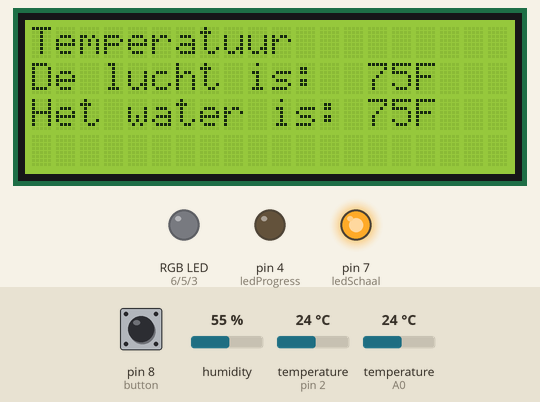
Bench run of a sketch on a simulated Arduino Uno, built with avr-gcc and run on an emulated ATmega328P. On the bench: 20×4 character LCD, an RGB LED mixed from three pins (HIGH = lit), output pins drawn as LEDs (lit = HIGH). The inputs (shaded band) are chosen by the test bench; at power-on: temperature (sensors on A0, pin 2) 24 °C, pin 8 (button) LOW, humidity 55 %. WiFi joins after 1.5 s; servers stay silent unless stated; EEPROM starts erased; what the sketch prints to the serial monitor is not drawn.

Above: at 5.1 s.
5.2 s: temperature (sensor on A0) set to 36 °C
At 8.1 s:
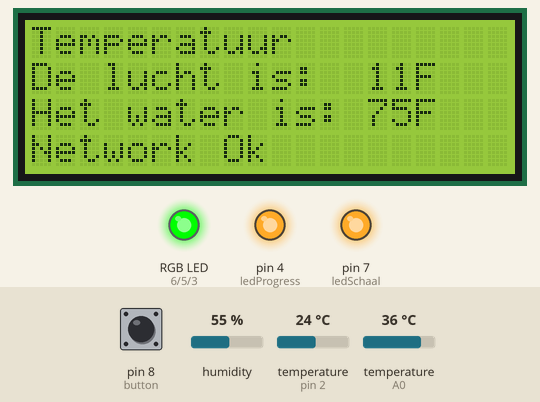
12.4 s: temperature (sensor on A0) set to 39 °C
At 15.9 s:
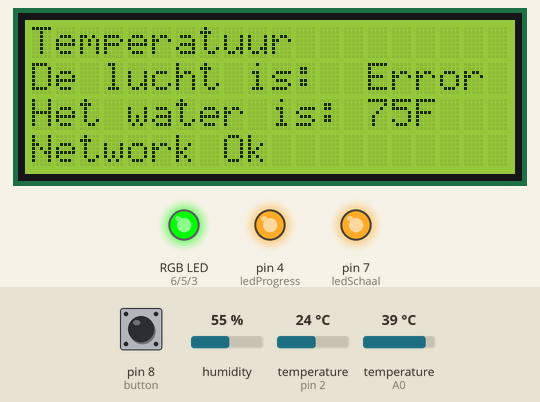
19.5 s: pin 8 (button) pulled HIGH for 3.2 s
At 23.8 s:
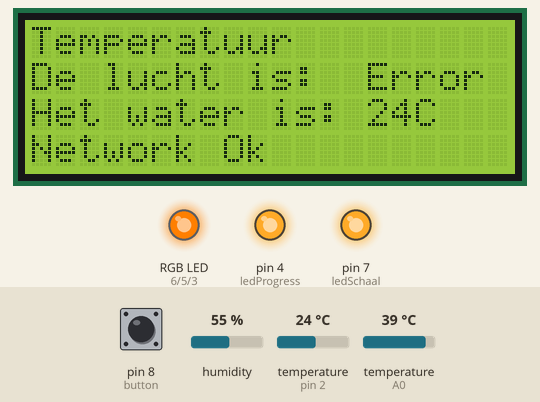
31.0 s: humidity set to 51 %
34.5 s: humidity set to 48 %
At 37.2 s:
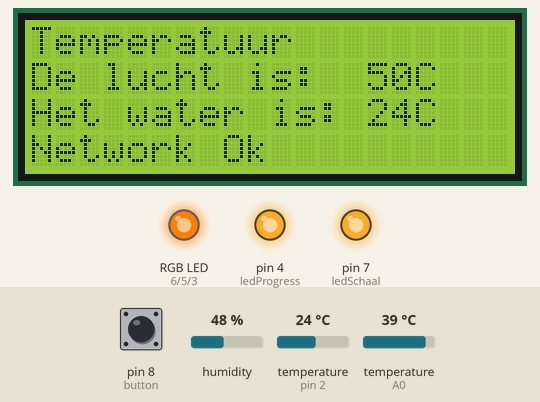
41.6 s: pin 8 (button) pulled HIGH for 3.2 s
At 45.2 s:
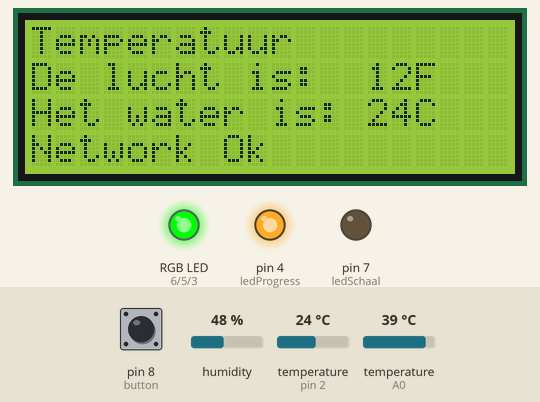
Timing chart, 0 to 49.7 s (numbered marks = the images above; inputs shaded):
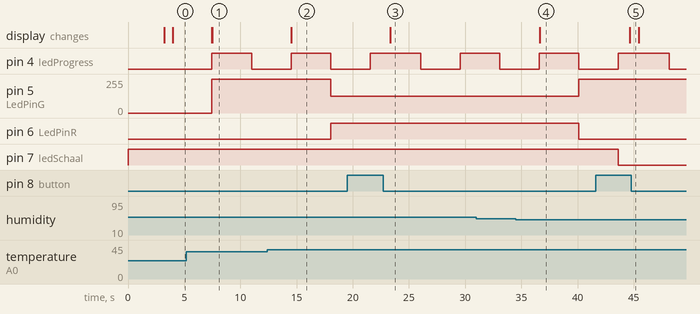

Measured:
- the behaviour switches between 37 and 38 °C on temperature (sensor on A0) (found by bisection; images 1 and 2)
- the behaviour switches between 50 and 49 % on humidity (found by bisection; images 3 and 4)
- after the input at 5.2 s, the display: first differs from a run without the input after 2.3 s (image 1)
- after the input at 12.4 s, pin 5 (LedPinG): 255/255 → 127/255 after 5.6 s; pin 6 (LedPinR): LOW → HIGH after 5.6 s; the display: changes after 2.1 s (image 2)
- after the input at 19.5 s, the display: changes after 3.8 s (image 3)
- after the input at 34.5 s, pin 5 (LedPinG): 127/255 → 255/255 after 5.6 s; pin 6 (LedPinR): HIGH → LOW after 5.6 s; the display: changes after 2.1 s (image 4)
- after the input at 41.6 s, pin 7 (ledSchaal): HIGH → LOW after 2.0 s; the display: changes after 3.1 s (image 5)

The sketch:

MainFinal.ino
```cpp
/*
  ArduinoPoolMonitor

  Dit programma is gemaakt voor mijn eind examen op het ROC ter AA in helmond.
  Het doel van het programma is dat er 2 sensoren worden uitgelezen en verzonden worden
  naar een webserver. de arduino heeft 2 sensoren erop zitten deze zijn: dHT11 en DS18B20.
  verder zit er een Ethernet shield en lcd display op. deze zijn voor het versturen en visualiseren
  van de data.

  Gemaakt Door:
  Max van den Boom
  Date:
  4-6-2020

  http://amxdev.nl/
*/

//<--- Begin libraries --->
//lucht temperatuur libary
#include <DHT.h>
//Ethernet library
#include <Ethernet.h>
//Water temperatuur library
#include <OneWire.h>
#include <DallasTemperature.h>
//EEPROM library
#include <EEPROM.h>
//Timer library
#include <SimpleTimer.h>
//LCD display library
#include <Wire.h>
#include <LiquidCrystal_I2C.h>
//<--- Eind libraries --->

//<--- Begin Variabelen --->
int ledSchaal = 7; //pin out Led voor schaal
int LedPinR = 6;   //RGB pin out Roodj
int LedPinG = 5;   //RGB pin out Groen
int ledProgress = 4;   //RGB pin out Groen
int LedPinB = 3;   //RGB pin out Blauw
int button = 8; //button voor het wisselen van schaal input

//variabele voor error dectection
bool waterTempActive = true;
bool luchtTempActive = true;
bool networkActive = true;
bool schaalSwitch; //Variable voor het wisselen van Schaal true = fahrenheit, false = celcius
bool  debugLogging;

//variable voor Serial.read
String serialInput;

//<--- Begin Lucht Sensor --->
#define DHTPIN A0 //pin out voor lucht sensor
#define DHTTYPE DHT11 //bepaald welk type sensor ik heb in dit geval de DHT11
DHT dht(DHTPIN, DHTTYPE);
int temperatureRound; //variable om te lucht waarde af te ronden naar een heel getal
//<--- Eind Lucht Sensor --->

//<--- Begin Water Sensor --->
#define ONE_WIRE_BUS 2
// Setup a oneWire instance to communicate with any OneWire devices
// (not just Maxim/Dallas temperature ICs)
OneWire oneWire(ONE_WIRE_BUS); //maakt een one wire instantie aan om te kunnen communiceren met de library

DallasTemperature sensors(&oneWire);//laat de library weten welke onewire instance hij moet gebruiken

int waterTemp;  //hier komt de waarde uit de sensor
//<--- Eind Water Sensor --->

LiquidCrystal_I2C lcd(0x3F, 20, 4); //zet het adres van de display en de grootte van het display

//timer object
SimpleTimer timer;

//<--- Begin web server --->
//mac adres van de arduino
byte mac[] = {
  0xDE, 0xAD, 0xBE, 0xEF, 0xFE, 0xED
};

//het lokale ip die de arduino opzich gaat nemen
IPAddress ip(192, 168, 0, 40);

//De webserver die de arduino gaat proberen te bereiken
char server[] = "www.amxdev.nl";

//Start een Web client
EthernetClient client;
//<--- Eind web server --->

void setup() {

  Serial.begin(9600);
  Serial.println("Setup Start");
  initGlobals();//initialis alle globale variable
  lcdSetup();//laat een lcd demo zien
  Serial.println("Initialise sensors Start");
  meetLuchtTemp();
  meetWaterTemp();
  Serial.println("Initialise sensors End");
  Serial.println("Setup End");
}

void loop()
{
  //zet de timer aan
  timer.run();
}

void initGlobals()
{
  Serial.println("InitGlobals Start");
  //zet de schaalSwitch op de laats opgeslagen value van de EEPROM
  schaalSwitch = EEPROM.read(1);
  if ( schaalSwitch = true) {
    digitalWrite(ledSchaal, HIGH);
  } else {
    digitalWrite(ledSchaal, LOW);
  }
  //pin input en outputs
  pinMode(LedPinG, OUTPUT);
  pinMode(LedPinB, OUTPUT);
  pinMode(LedPinR, OUTPUT);
  pinMode(ledSchaal, OUTPUT);
  pinMode(ledProgress, OUTPUT);
  pinMode(button, INPUT);

  //lcd aanzetten en initialiseren
  lcd.backlight();
  lcd.init();

  //start de dht sensor
  dht.begin();

  //zet de timer op een interval van 5 seconden
  timer.setInterval(2500, MainTimer);

  //begint de water temperatuur sensor
  sensors.begin();

  // start de Ethernet connectie
  Ethernet.begin(mac, ip);
  Serial.println("InitGlobals End");
}

//functie voor een demo van het lcd scherm en de eerste initialisering
void lcdSetup()
{
  Serial.println("LCDSetup Start");
  lcd.setCursor(0, 0);
  lcd.print("Temperatuur meter");
  lcd.setCursor(0, 1);
  lcd.print("Versie: 2.7");
  lcd.setCursor(0, 2);
  lcd.print("Gemaakt door:");
  lcd.setCursor(0, 3);
  lcd.print("Max van den Boom");
  delay(3000);
  lcd.clear();
  lcd.setCursor(0, 0);

  lcd.setCursor(0, 0);
  lcd.print("Temperatuur");

  lcd.setCursor(0, 2);
  lcd.print("Het water is:");

  lcd.setCursor(0, 1);
  lcd.print("De lucht is:");

  Serial.println("LCDSetup End");
}


void MainTimer()
{
  schaalSwitch = EEPROM.read(1);
  ButtonPressed();
  meetLuchtTemp();
  meetWaterTemp();
  sendDataToDB();
  ledStatus();
  DebugOn();

  if (digitalRead(ledProgress) == LOW) {
    digitalWrite(ledProgress, HIGH);
  } else {
    digitalWrite(ledProgress, LOW);
  }
}

//functie voor het meten en laten zien op de display van de lucht temperatuur
void meetLuchtTemp()
{
  DebugLog("Lucht Sensor Read Start", 2);
  //lokale variabele die alleen in deze functie worden gebruikt
  float h = dht.readHumidity(); //meet de lucht luchtvochtigheid van de sensor
  DebugLog("luchtvochtigheid:" + String(h), 2);
  float t = dht.readTemperature();//meet de temperatuur van de sensor
  DebugLog("temperatuur:" + String(t), 2);

  float hic = dht.computeHeatIndex(t, h, false); //rekent met de luchtvochtigheid en temperatuur uit wat de gevoelstemperatuur is
  DebugLog("gevoelsTemperatuur:" , 2);
  //als de sensor tussen de minimale en maximale waarde zit dan werkt hij correct
  if (hic > 0 && hic < 51) {
    //als schaal switch false is dan laat hij Celcius zien
    if ( schaalSwitch == false) {
      //rond de gevoels temperatuur af op een heel getal
      temperatureRound = (hic);

      // laat lucht temperatuur zien op display
      lcd.setCursor(14, 1);
      lcd.print(temperatureRound);

      lcd.setCursor(16, 1);
      lcd.print("C   ");
    } else {
      //verandert de gevoels temperatuur van Celcius naar Fahrenheit
      temperatureRound = 1.8 * (hic) + 32;
      //rond de gevoels temperatuur af op een heel getal
      temperatureRound = (temperatureRound);
      // laat lucht temperatuur zien op display
      lcd.setCursor(14, 1);
      lcd.print(temperatureRound);

      lcd.setCursor(16, 1);
      lcd.print("F   ");
    }
    luchtTempActive = true;
  } else {
    //als de sensor niet actief is laat hij op het display een Error messeage zien en gaat het rgb ledje op oranje
    luchtTempActive = false;
    lcd.setCursor(14, 1);
    lcd.print("Error");
    DebugLog("Lucht Sensor Error", 0);
  }
  DebugLog("Lucht Sensor Read End", 2);
  DebugLog("", 4);
}

//functie voor het meten en laten zien op de display van de water temperatuur
void meetWaterTemp()
{

  DebugLog("Water Sensor Read Start", 2);
  //stuurt het command om de sensor waarde te krijgen
  sensors.requestTemperatures();
  //leest de eerste sensor uit en slaat de waarde op in waterTemp
  waterTemp = sensors.getTempCByIndex(0);

    DebugLog("WaterTemp:" + String(waterTemp), 2);

  //als de sensor tussen de minimale en maximale waarde zit dan werkt hij correct
  if (waterTemp > -55 && waterTemp < 125) {
    //als schaal switch false is dan laat hij Celcius zien
    if ( schaalSwitch == false) {
      //laat water tempratuur zien op display
      lcd.setCursor(14, 2);
      lcd.print(waterTemp);
      lcd.setCursor(16, 2);
      lcd.print("C   ");
    } else {
      waterTemp = 1.8 * waterTemp + 32;
      lcd.setCursor(14, 2);
      lcd.print(waterTemp);
      lcd.setCursor(16, 2);
      lcd.print("F   ");
    }
    waterTempActive = true;
  } else if (waterTemp == -127) {
    //als de sensor niet actief is laat hij op het display een Error messeage zien en gaat het rgb ledje op oranje
    waterTempActive = false;

    DebugLog("Water sensor Error", 0);
    lcd.setCursor(14, 2);
    lcd.print("Error");
  }
  DebugLog("Water Sensor Read End", 2);
  DebugLog("", 4);
}

//fucntie voor de data naar de database te sturen via het ethernet shield
void sendDataToDB()
{
  DebugLog("sendDataToDB start", 2);
  // start de Ethernet connectie:
  //  Serial.println("Initialize Ethernet with DHCP:");
  DebugLog("Initialize Ethernet with DHCP:" , 2);
  if (Ethernet.begin(mac) == 0) {
    DebugLog("Failed to configure Ethernet using DHCP" , 0);
    // kijkt of het Ethernet shield correct is geinstalleerd
    if (Ethernet.hardwareStatus() == EthernetNoHardware) {
      DebugLog("Ethernet shield was not found", 0);
      lcd.setCursor(0, 3);
      lcd.print("Shield Error");
      networkActive = false;
    }
    // kijkt of er en Ethernet kabel is aangelosten
    if (Ethernet.linkStatus() == LinkOFF) {
      DebugLog("Ethernet cable is not connected" , 0);
      lcd.setCursor(0, 3);
      lcd.print("Ethernet cable Error");
      networkActive = false;
    }
  }
  // Ethernet shield heeft tijd nodig voor het initialiseren
  delay(1000);
  DebugLog("Connecting to " + String(server), 2);

  // als er een connectie is, koppel dat terug via serial
  if (client.connect(server, 80)) {

    //als het netwerk oke is display op lcd
    lcd.setCursor(0, 3);
    lcd.print("Network Ok");
    networkActive = true;
    // Maakt een HTTP request naar www.amxdev.nl met de values van de sensoren in de POST
    client.print("GET /sendDataToDB.php?"); // This
    client.print("waterTemp="); // This
    client.print(waterTemp);
    client.print("&airTemp="); // This
    client.print(temperatureRound);
    client.print("&schaalSwitch="); // This
    client.print(schaalSwitch);
    client.println(" HTTP/1.1"); // Part of the GET request
    client.println("Host: www.amxdev.nl");
    client.println("Connection: close");
    client.println();
    DebugLog("Connection was succes", 2);
  } else {
    // als er geen connectie is laat de error zien
    DebugLog("Connection Failed" ,  0);
    lcd.setCursor(0, 3);
    lcd.print("Connection failed");
    networkActive = false;
  }
  DebugLog("sendDataToDB END", 2);
  DebugLog("",4);
}

// kijkt elke 5 seconden of 1 van de sensoren niet goed werkt.
// als 1 van die sensoren niet goed werkt gaat er een oranje lampje aan
// als alle 3 de factoren fout zijn gaat het rode ledje aan.
void ledStatus()
{

  String ledStatus;

  if ( waterTempActive == true && luchtTempActive == true &&  networkActive == true)
  {
    ledStatus = "groen";
  } else if ( waterTempActive == false || luchtTempActive == false ||  networkActive == false)
  {
    ledStatus = "oranje";
  }
  if ( waterTempActive == false && luchtTempActive == false &&  networkActive == false)
  {
    ledStatus = "rood";
  }

  if (ledStatus == "rood")
  {
    analogWrite(LedPinR, 255);
    analogWrite(LedPinG, 0);
    analogWrite(LedPinB, 0);
  }
  else if ( ledStatus == "groen")
  {
    analogWrite(LedPinR, 0);
    analogWrite(LedPinG, 255);
    analogWrite(LedPinB, 0);
  }
  else if (ledStatus == "oranje")
  {
    analogWrite(LedPinR, 255);
    analogWrite(LedPinG, 127);
    analogWrite(LedPinB, 0);
  }
}

// als de button wordt ingedrukt switch hij schaalSwitch naar true of false
// dit bepaald of het faherenheit of celcius is.
// in deze functie slaat hij ook wanneer de knop ingedrukt is de value op in de EEPROM
// zodat bij startup de laatste waarde wordt gebruikt
void ButtonPressed() {
  if (digitalRead(button) == HIGH) { // if button is pressed
    if (schaalSwitch == true) {           // and the status flag is LOW
      schaalSwitch = false;                // make status flag HIGH
      Serial.println("Writes 1 to EEPROm");
      EEPROM.write(1, 0);
      digitalWrite(ledSchaal, HIGH);
    }                           //
    else {                        // otherwise...
      schaalSwitch = true;                // make status flag LOW
      Serial.println("Writes 2 to EEPROm");
      EEPROM.write(1, 1);
      digitalWrite(ledSchaal, LOW);
    }
    delay(1000);                    // wait a sec for the
  }                               // hardware to stabilize
}

void DebugOn() {
  if (Serial.available()) {
    serialInput = Serial.readStringUntil('\n');
    Serial.println(serialInput);
    if (serialInput == "Debug activate") {
      debugLogging = true;
      DebugLog("Debug is activated", 2);
    }
  }

}

void DebugLog(String a_text, int a_infoType) {
  if (debugLogging == true) {
    switch (a_infoType) {
      case 0:
        a_text = "ERROR: " + a_text;
        break;
      case 1:
        a_text = "Warning: " + a_text;
        break;
      case 2:
        a_text = "Info: " + a_text;
        break;
      case 3:
        a_text = "Alert: " + a_text;
        break;
      case 4:
        a_text = "";
        break;
    }
    Serial.println(a_text);
  }
}
```
